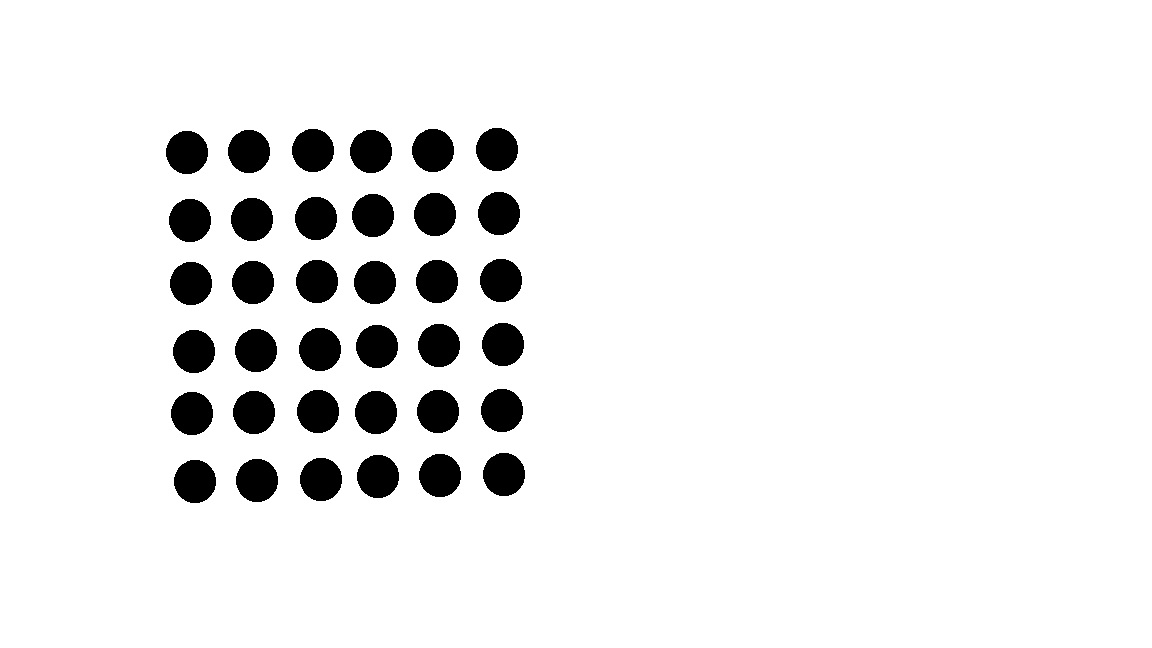
#> input picture image/image1.jpg, 1152 x 648 px, given in place of image1.jpeg, which was not available
$ python hi.py
#> lines starting #> are read from the running program, lines starting #| are printed output that depends on the picture; after the words box and inside, x2 and y2 are one past the last pixel; in counts of white or black regions, pixels touching at a corner belong together; pictures that were not available may be replaced by others from this repository, and a replacement may not be noted
import cv2
import numpy as np
from scipy.optimize import linear_sum_assignment

def detect_dots(image, threshold_value=127):
    """Detect dots in the image using a simple thresholding method."""
    gray = cv2.cvtColor(image, cv2.COLOR_BGR2GRAY)
    _, thresholded = cv2.threshold(gray, threshold_value, 255, cv2.THRESH_BINARY_INV)

    # Apply morphological opening to remove noise and refine dot shapes
    kernel = np.ones((3, 3), np.uint8)
    opening = cv2.morphologyEx(thresholded, cv2.MORPH_OPEN, kernel, iterations=1)

    # Find contours for the refined dots
    contours, _ = cv2.findContours(opening, cv2.RETR_EXTERNAL, cv2.CHAIN_APPROX_SIMPLE)

    if not contours:
        print("No dots detected. Please adjust the threshold value.")
        return []

    dots = [np.array([cv2.moments(contour)["m10"] / cv2.moments(contour)["m00"],
                      cv2.moments(contour)["m01"] / cv2.moments(contour)["m00"]])
             for contour in contours]
    return dots

def match_dots(dots_image1, dots_image2):
    """Match dots using the Hungarian method."""
    if not dots_image1 or not dots_image2:
        return [], []

    cost_matrix = np.array([[np.linalg.norm(dot1 - dot2) for dot2 in dots_image2]
                            for dot1 in dots_image1])
    row_ind, col_ind = linear_sum_assignment(cost_matrix)
    matched_pairs_ref = [dots_image1[i] for i in row_ind]
    matched_pairs_test = [dots_image2[j] for j in col_ind]

    return matched_pairs_ref, matched_pairs_test

def calculate_deviation(dot1, dot2):
    """Calculate the deviation between two dots."""
    return np.linalg.norm(dot1 - dot2)

def visualize_results(image1, image2, matched_pairs_ref, matched_pairs_test):
    """Draw dots and connecting lines on the images for visualization."""
    for dot1, dot2 in zip(matched_pairs_ref, matched_pairs_test):
        cv2.circle(image1, tuple(map(int, dot1)), 3, (0, 0, 255), -1)
        cv2.circle(image2, tuple(map(int, dot2)), 3, (0, 255, 0), -1)
        cv2.line(image1, tuple(map(int, dot1)), tuple(map(int, dot2)), (255, 0, 0), 1)

    cv2.imshow("Reference Image with Matched Dots", image1)
    cv2.imshow("Test Image with Matched Dots", image2)
    cv2.waitKey(0)
    cv2.destroyAllWindows()

def main():
    image1 = cv2.imread("/Users/nitesh/Desktop/ocr project/DORD/image/image1.jpeg")
#> image1 is the input picture: shape (648, 1152, 3); min 0, max 255, mean 237.5
    image2 = cv2.imread("/Users/nitesh/Desktop/ocr project/DORD/image/image2.jpeg")
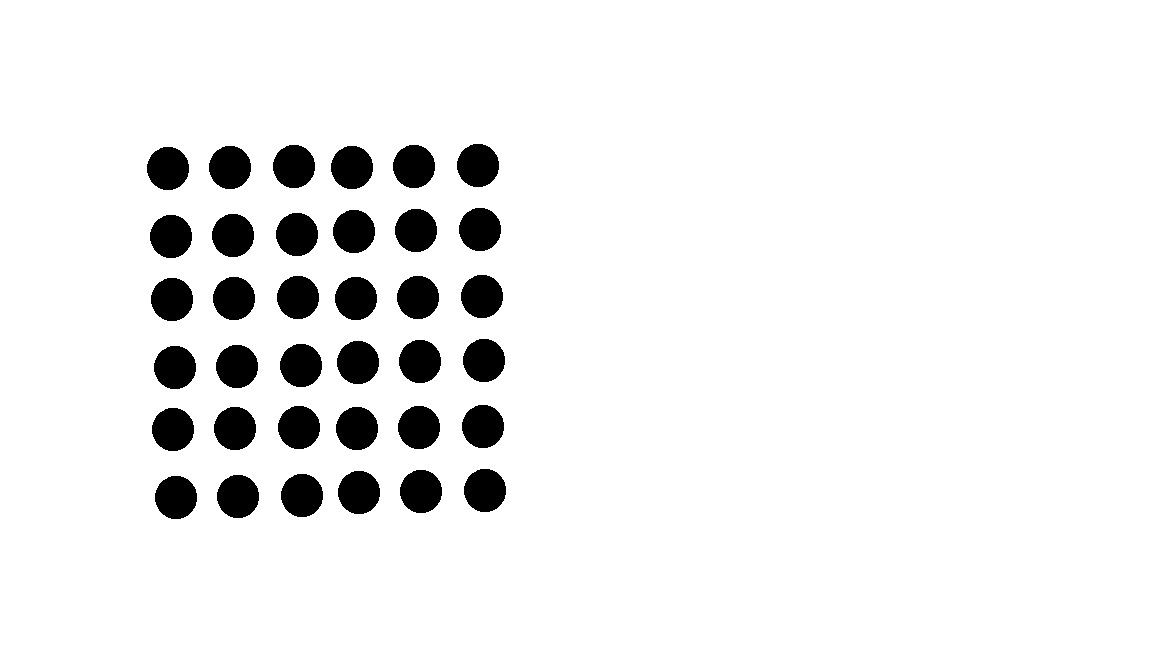
#> input picture image/image2.jpg, 1152 x 648 px, given in place of image2.jpeg, which was not available
#> image2 is the input picture: shape (648, 1152, 3); min 0, max 255, mean 237.5

    # Try different threshold values to find the best one for your images
    threshold_values = [100, 127, 150]
    for threshold_value in threshold_values:
        dots_image1 = detect_dots(image1, threshold_value)
        dots_image2 = detect_dots(image2, threshold_value)

        if not dots_image1 or not dots_image2:
            print(f"No dots detected for threshold: {threshold_value}")
            continue

        matched_pairs_ref, matched_pairs_test = match_dots(dots_image1, dots_image2)

        if not matched_pairs_ref or not matched_pairs_test:
            print(f"No matching dots found for threshold: {threshold_value}")
            continue

        # Calculate the deviation between corresponding dots
        deviations = [calculate_deviation(dot1, dot2) for dot1, dot2 in zip(matched_pairs_ref, matched_pairs_test)]

        # Display the deviations
        print(f"Threshold: {threshold_value}")
        for i, deviation in enumerate(deviations):
            print(f"Deviation for dot pair {i + 1}: {deviation:.2f} pixels")

        # Visualization
        visualize_results(image1.copy(), image2.copy(), matched_pairs_ref, matched_pairs_test)
#> this loop made 3 passes
#> pass 1, in detect_dots, `_, thresholded = cv2.threshold(gray, threshold_value, 255, cv2.THRESH_..`:
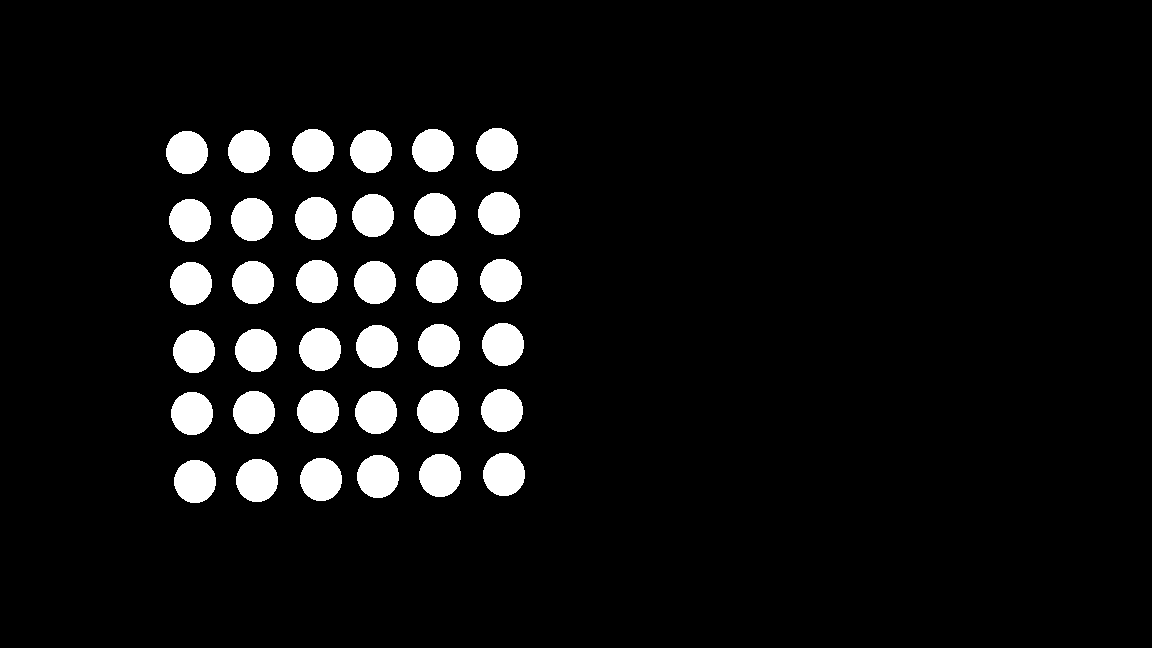
#> thresholded: shape (648, 1152); 6.9% white; 36 white regions, largest, box (x1, y1, x2, y2) and area: (292, 129, 334, 172) 1423, (412, 129, 454, 172) 1423, (476, 128, 518, 171) 1423
#> pass 1, in detect_dots (call 2), `_, thresholded = cv2.threshold(gray, threshold_value, 255, cv2.THRESH_..`:
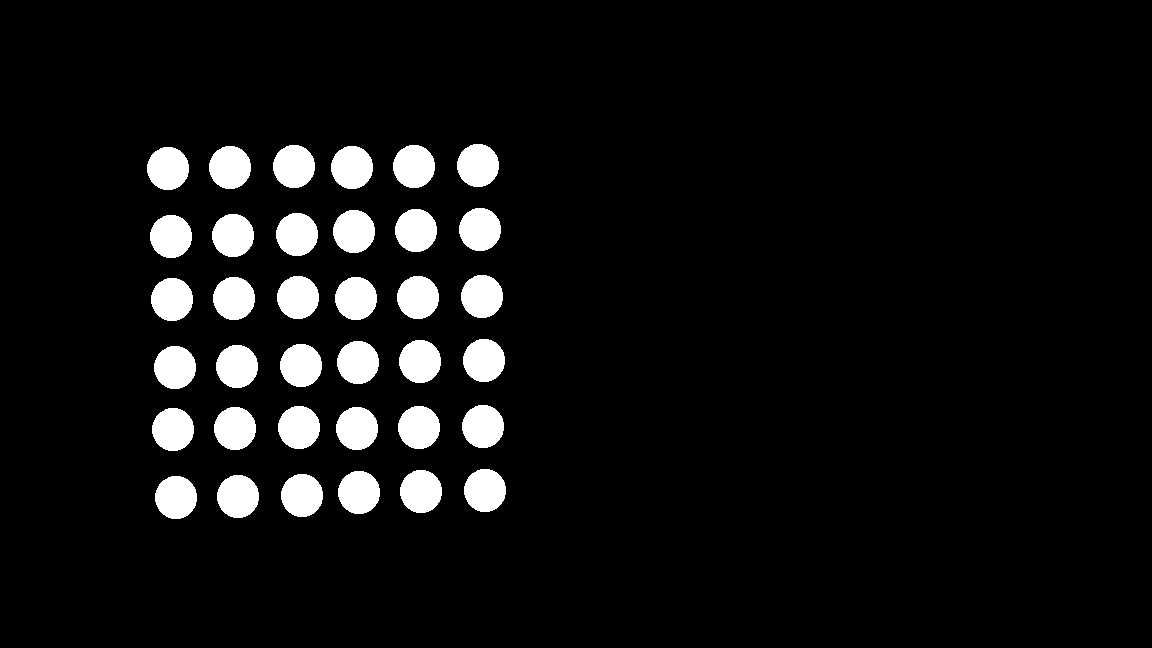
#> thresholded: shape (648, 1152); 6.9% white; 36 white regions, largest, box (x1, y1, x2, y2) and area: (273, 145, 315, 188) 1423, (393, 145, 435, 188) 1423, (457, 144, 499, 187) 1423

if __name__ == "__main__":
    main()
